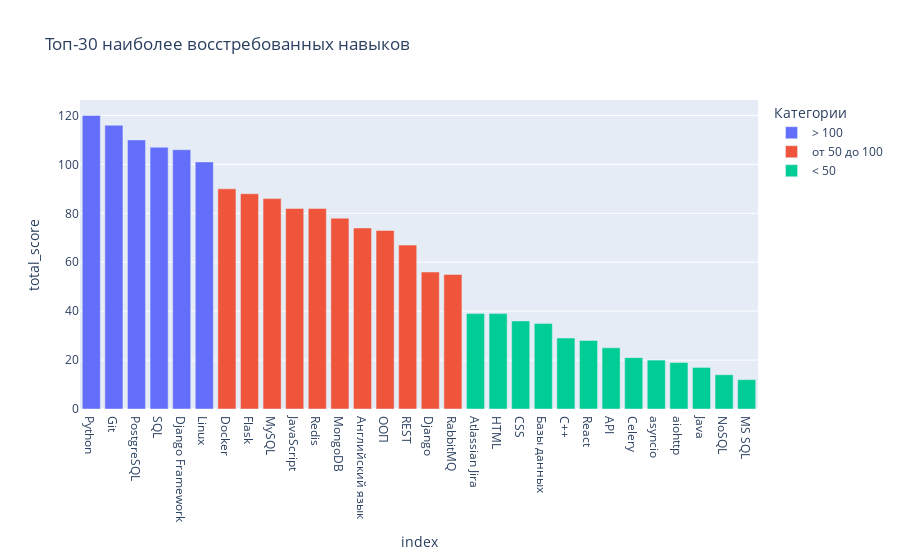

The notebook cell saved with this chart:
### Code cell
def get_categories(data):
    """
    Разбивает индекс переданного DataFrame на 3 категории и возвращает список из этих категорий
    """
    categories = [
        data.index[0:6],
        data.index[6:17],
        data.index[17:30]
    ]
    return categories

def get_colors_list(data, colors):
    """
    Возвращает список цветов для каждой категории индекса переданного DataFrame
    """
    colors_list = np.select(
        [data.index.isin(category) for category in get_categories(data)],
        colors
    )
    return colors_list

# Список цветов для категорий
colors = ['> 100', 'от 50 до 100', '< 50']

# Выводим топ 30 на график
# fig = sp.make_subplots(rows=2, cols=2, subplot_titles=("Трп 30 часто встречающихся навыков", "Топ 30 наиболее востребованных навыков", "Топ 30 высокооплачиваемых навыков", "Топ 30 высокооплачиваемых навыков на вакансию"))


# Строим график
fig = px.bar(top_30_skills, x=top_30_skills.index, y=top_30_skills['total_score'], 
             labels={'x':'Навык', 'y':'Количество упоминаний'}, 
             title='Топ-30 наиболее восстребованных навыков',
             color=get_colors_list(top_30_skills, colors))
             
# Изменяем название легенды
fig.update_layout(legend_title_text='Категории')


fig.show()

### Figure 1 — Plotly figure (JSON) as saved in the notebook; plotly's stock layout.template omitted (floating-point values rounded to 4 significant figures)
{"data": [{"alignmentgroup": "True", "hovertemplate": "color=> 100<br>index=%{x}<br>total_score=%{y}<extra></extra>", "legendgroup": "> 100", "marker": {"color": "#636efa", "pattern": {"shape": ""}}, "name": "> 100", "offsetgroup": "> 100", "orientation": "v", "showlegend": true, "textposition": "auto", "type": "bar", "x": ["Python", "Git", "PostgreSQL", "SQL", "Django Framework", "Linux"], "xaxis": "x", "y": [120, 116, 110, 107, 106, 101], "yaxis": "y"}, {"alignmentgroup": "True", "hovertemplate": "color=от 50 до 100<br>index=%{x}<br>total_score=%{y}<extra></extra>", "legendgroup": "от 50 до 100", "marker": {"color": "#EF553B", "pattern": {"shape": ""}}, "name": "от 50 до 100", "offsetgroup": "от 50 до 100", "orientation": "v", "showlegend": true, "textposition": "auto", "type": "bar", "x": ["Docker", "Flask", "MySQL", "JavaScript", "Redis", "MongoDB", "Английский язык", "ООП", "REST", "Django", "RabbitMQ"], "xaxis": "x", "y": [90, 88, 86, 82, 82, 78, 74, 73, 67, 56, 55], "yaxis": "y"}, {"alignmentgroup": "True", "hovertemplate": "color=< 50<br>index=%{x}<br>total_score=%{y}<extra></extra>", "legendgroup": "< 50", "marker": {"color": "#00cc96", "pattern": {"shape": ""}}, "name": "< 50", "offsetgroup": "< 50", "orientation": "v", "showlegend": true, "textposition": "auto", "type": "bar", "x": ["Atlassian Jira", "HTML", "CSS", "Базы данных", "C++", "React", "API", "Celery", "asyncio", "aiohttp", "Java", "NoSQL", "MS SQL"], "xaxis": "x", "y": [39, 39, 36, 35, 29, 28, 25, 21, 20, 19, 17, 14, 12], "yaxis": "y"}], "layout": {"barmode": "relative", "legend": {"title": {"text": "Категории"}, "tracegroupgap": 0}, "title": {"text": "Топ-30 наиболее восстребованных навыков"}, "xaxis": {"anchor": "y", "domain": [0, 1], "title": {"text": "index"}}, "yaxis": {"anchor": "x", "domain": [0, 1], "title": {"text": "total_score"}}}}
